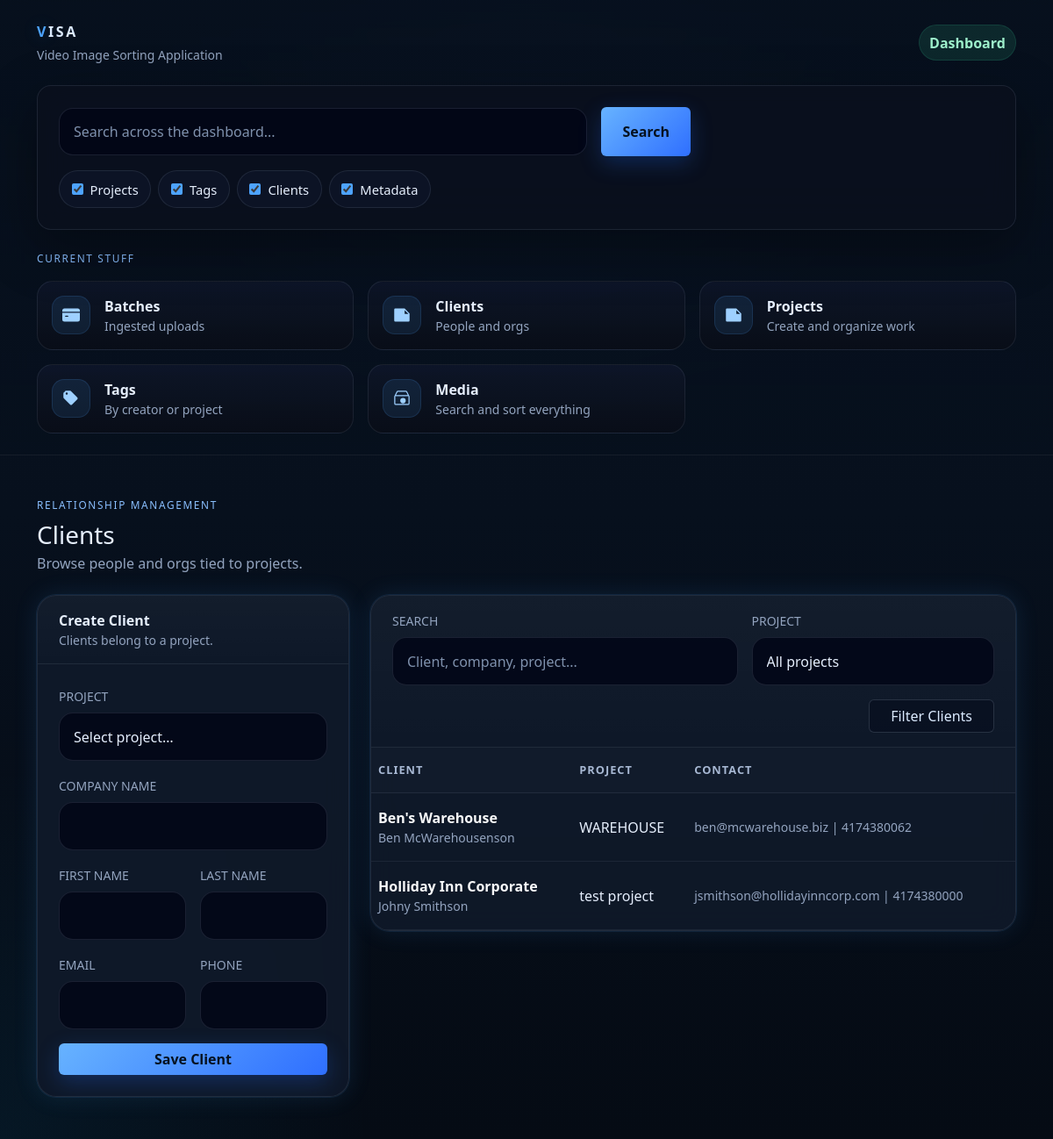
The app's page /dashboard/clients/ with its own data.
### base/models.py (models this page shows, shortened)
class Customer(models.Model):
    project = models.ForeignKey(
        Project,
        on_delete=models.CASCADE,
        related_name="customers",
    )
    company_name = models.CharField(max_length=90, blank=True)
    first_name = models.CharField(max_length=90)
    last_name = models.CharField(max_length=90)
    phone = models.CharField(max_length=30, blank=True)
    email = models.EmailField(blank=True)
    street_num = models.CharField(max_length=20, blank=True)
    street_name = models.CharField(max_length=120, blank=True)
    city = models.CharField(max_length=90, blank=True)
    state = models.CharField(max_length=10, blank=True)
    zip_code = models.CharField(max_length=20, blank=True)
    country = models.CharField(max_length=90, blank=True)

class Project(models.Model):
    name = models.CharField(max_length=90)
    location = models.CharField(max_length=90, blank=True)
    start_date = models.DateField(null=True, blank=True)
    end_date = models.DateField(null=True, blank=True)
    users = models.ManyToManyField(
        settings.AUTH_USER_MODEL,
        through="ProjectUser",
        related_name="projects",
        blank=True,
    )

### base/views.py (the view, shortened to what this page needs)
# urls.py: path("dashboard/clients/", views.dashboard_clients, name="dashboard_clients"),
def dashboard_clients(request):
    q = (request.GET.get("q") or "").strip()
    project_id = (request.GET.get("project_id") or "").strip()
    clients = Customer.objects.select_related("project").order_by("project__name", "company_name", "last_name", "first_name")
    if project_id.isdigit():
        clients = clients.filter(project_id=int(project_id))
    return render(
        request,
        "base/dashboard_clients.html",
        {
            "clients": clients,
            "projects": Project.objects.order_by("name"),
            "filters": {"q": q, "project_id": project_id},
            **_base_context(),
        },
    )

### base/views.py (called while the page is built)
def _empty_search_state():
    return {
        "q": "",
        "projects": True,
        "tags": True,
        "clients": True,
        "metadata": True,
    }

def _base_context(search_state=None):
    return {
        "search_state": search_state or _empty_search_state(),
    }

### base/templates/base/dashboard_clients.html (shortened to what this page needs)
{% extends "base/base.html" %}
{% block content %}
  <div class="d-flex flex-wrap justify-content-between align-items-center gap-3 mb-4">
    <div>
      <div class="section-label mb-2">Relationship management</div>
      <h1 class="h3 mb-1">Clients</h1>
      <div class="muted">Browse people and orgs tied to projects.</div>
    </div>
  </div>
  <div class="row g-4">
    <div class="col-12 col-xl-4">
      <div class="visa-glass-soft card-visa h-100">
        <div class="content-card-header px-4 py-3">
          <div class="fw-semibold">Create Client</div>
          <div class="small muted">Clients belong to a project.</div>
        </div>
        <div class="p-4">
          <form method="post">
            <div class="mb-3">
              <label class="form-label muted small text-uppercase">Project</label>
              <select name="project_id" class="form-select search-input">
                <option value="">Select project…</option>
              </select>
            </div>
            <div class="mb-3">
              <label class="form-label muted small text-uppercase">Company Name</label>
              <input name="company_name" class="form-control search-input">
            </div>
            <div class="row g-3">
              <div class="col-6">
                <label class="form-label muted small text-uppercase">First Name</label>
                <input name="first_name" class="form-control search-input">
              </div>
              <div class="col-6">
                <label class="form-label muted small text-uppercase">Last Name</label>
                <input name="last_name" class="form-control search-input">
              </div>
            </div>
            <div class="row g-3 mt-0">
              <div class="col-6">
                <label class="form-label muted small text-uppercase">Email</label>
                <input name="email" type="email" class="form-control search-input">
              </div>
              <div class="col-6">
                <label class="form-label muted small text-uppercase">Phone</label>
                <input name="phone" class="form-control search-input">
              </div>
            </div>
            <button class="btn btn-visa-primary w-100 mt-3">Save Client</button>
          </form>
        </div>
      </div>
    </div>
    <div class="col-12 col-xl-8">
      <div class="visa-glass-soft card-visa">
        <div class="content-card-header px-4 py-3">
          <form method="get" class="row g-3 align-items-end">
            <div class="col-12 col-md-7">
              <label class="form-label muted small text-uppercase">Search</label>
              <input name="q" value="{{ filters.q }}" class="form-control search-input" placeholder="Client, company, project...">
            </div>
            <div class="col-12 col-md-5">
              <label class="form-label muted small text-uppercase">Project</label>
              <select name="project_id" class="form-select search-input">
                <option value="">All projects</option>
              </select>
            </div>
            <div class="col-12 d-flex justify-content-end">
              <button class="btn btn-outline-visa px-4">Filter Clients</button>
            </div>
          </form>
        </div>
        <div class="table-responsive">
          <table class="table table-visa table-hover align-middle mb-0">
            <thead>
              <tr>
                <th>Client</th>
                <th>Project</th>
                <th>Contact</th>
              </tr>
            </thead>
            <tbody>
              {% for client in clients %}
                <tr>
                  <td>
                    <div class="fw-semibold text-light">{% if client.company_name %}{{ client.company_name }}{% else %}{{ client.first_name }} {{ client.last_name }}{% endif %}</div>
                    <div class="small muted">{{ client.first_name }} {{ client.last_name }}</div>
                  </td>
                  <td>{{ client.project.name }}</td>
                  <td class="small muted">{% if client.email %}{{ client.email }}{% endif %}{% if client.email and client.phone %} | {% endif %}{% if client.phone %}{{ client.phone }}{% endif %}</td>
                </tr>
              {% empty %}
                <tr><td colspan="3" class="text-center py-5"><div class="muted">No clients yet.</div></td></tr>
              {% endfor %}
            </tbody>
          </table>
        </div>
      </div>
    </div>
  </div>
{% endblock %}

### base/templates/base/base.html (style rules this page uses)
:root { --visa-bg: #07101d; --visa-bg-2: #0b1728; --visa-surface: rgba(10, 17, 30, 0.82); --visa-surface-2: rgba(16, 25, 42, 0.92); --visa-border: rgba(148, 163, 184, 0.14); --visa-border-strong: rgba(96, 165, 250, 0.28); --visa-text: #e5eefc; --visa-muted: #93a4bf; --visa-primary: #4da3ff; --visa-primary-2: #2563eb; --visa-success: #38d39f; --visa-shadow: 0 20px 60px rgba(0, 0, 0, 0.35); --visa-glow: 0 0 0 1px rgba(77, 163, 255, 0.10), 0 0 28px rgba(77, 163, 255, 0.12); --bs-body-bg: var(--visa-bg); --bs-body-color: var(--visa-text); --bs-border-color: var(--visa-border); --bs-primary: var(--visa-primary); --bs-secondary-color: var(--visa-muted); }
html, body { min-height: 100%; }
body { background: radial-gradient(circle at top center, rgba(59, 130, 246, 0.12), transparent 32%), radial-gradient(circle at bottom left, rgba(14, 165, 233, 0.08), transparent 24%), linear-gradient(180deg, #091220 0%, #07101d 45%, #050b14 100%); color: var(--visa-text); }
.visa-glass-soft { background: var(--visa-surface-2); border: 1px solid var(--visa-border); box-shadow: var(--visa-glow); backdrop-filter: blur(14px); -webkit-backdrop-filter: blur(14px); }
.search-input { background: rgba(2, 6, 23, 0.85); color: var(--visa-text); border: 1px solid rgba(148, 163, 184, 0.16); border-radius: 16px; padding: .9rem 1rem; }
.search-input::placeholder { color: #7f91ad; }
.btn-visa-primary { border: 0; color: #06111f; font-weight: 700; background: linear-gradient(135deg, #67b3ff, #2f6fff); box-shadow: 0 8px 24px rgba(37, 99, 235, 0.28); }
.section-label { font-size: .74rem; text-transform: uppercase; letter-spacing: .14em; color: #8abfff; }
.muted { color: var(--visa-muted) !important; }
.table-visa { --bs-table-bg: transparent; --bs-table-color: var(--visa-text); --bs-table-hover-color: var(--visa-text); --bs-table-hover-bg: rgba(77, 163, 255, 0.06); margin-bottom: 0; }
.table-visa thead th { color: #a7b8d3; font-size: .8rem; text-transform: uppercase; letter-spacing: .08em; font-weight: 600; border-bottom-color: rgba(148, 163, 184, 0.12); background: rgba(255,255,255,0.01); }
.table-visa td, .table-visa th { border-color: rgba(148, 163, 184, 0.10); padding-top: 1rem; padding-bottom: 1rem; }
.card-visa { border-radius: 22px; overflow: hidden; }
.btn-outline-visa { color: #dbeafe; border-color: rgba(148, 163, 184, 0.22); background: rgba(2, 6, 23, 0.36); }
.content-card-header { border-bottom: 1px solid rgba(148, 163, 184, 0.10); background: linear-gradient(180deg, rgba(255,255,255,.02), rgba(255,255,255,0)); }

### records on screen
Customer: company_name "Ben's Warehouse", first_name "Ben", last_name "McWarehousenson", project.name "WAREHOUSE", email "ben@mcwarehouse.biz", phone "4174380062"
Customer: company_name "Holliday Inn Corporate", first_name "Johny", last_name "Smithson", project.name "test project", email "jsmithson@hollidayinncorp.com", phone "4174380000"
